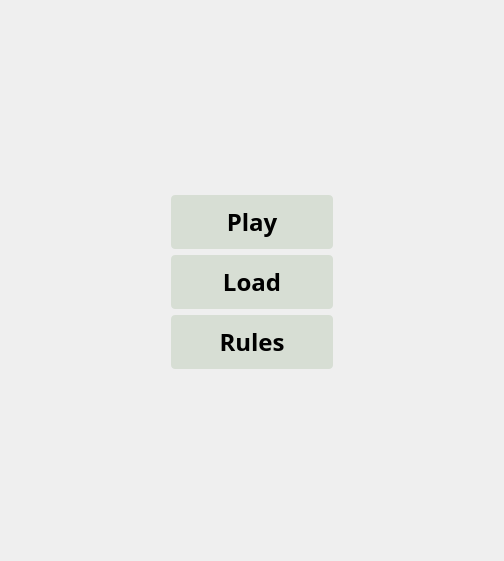
<?xml version="1.0" encoding="UTF-8"?>
<ui version="4.0">
 <class>EterClass</class>
 <widget class="QMainWindow" name="EterClass">
  <property name="geometry">
   <rect>
    <x>0</x>
    <y>0</y>
    <width>504</width>
    <height>561</height>
   </rect>
  </property>
  <property name="windowTitle">
    <string>Eter Game</string>
  </property>
  <property name="styleSheet">
    <string notr="true">
      QMainWindow {
      background: none;
      }
      QWidget#centralWidget {
      background-repeat: no-repeat;
      background-image: url(mainW.png);
      background-position: center;
      }
    </string>
  </property>
  <widget class="QWidget" name="centralWidget">
   <layout class="QVBoxLayout" name="centralLayout">
    <item>
     <spacer name="verticalSpacerTop">
      <property name="orientation">
       <enum>Qt::Vertical</enum>
      </property>
      <property name="sizeHint">
       <size>
        <width>200</width>
        <height>100</height>
       </size>
      </property>
     </spacer>
    </item>
    <item>
      
     <widget class="QGroupBox" name="groupBox">
       
      <property name="styleSheet">
       <string notr="true">
         QGroupBox{
         border:none;
         }
         QPushButton {
         color:black;
         background-color:rgba(205,215,200,0.7);
         margin:0 150px;
         padding:10px 0;
         border-radius:4px;
         font-size:24px;
         font-weight:700;
         font-family:Comfortaa;
         }
         QPushButton:hover{
         background-color:rgba(180,180,180,0.7);
         }
       </string>
      </property>
       
      <property name="title">
      </property>
       
       
      <layout class="QVBoxLayout" name="verticalLayout">
        
        
       <item>
        <widget class="QPushButton" name="playButton">
         <property name="text">
          <string>Play</string>
         </property>
        </widget>
       </item>
        
        
       <item>
        <widget class="QPushButton" name="loadButton">
         <property name="text">
          <string>Load</string>
         </property>
        </widget>
       </item>
        
        
       <item>
        <widget class="QPushButton" name="rulesButton">
         <property name="text">
          <string>Rules</string>
         </property>
        </widget>
       </item>
        
        
      </layout>
       
       
     </widget>
      
    </item>
     
    <item>
     <spacer name="verticalSpacerBottom">
      <property name="orientation">
       <enum>Qt::Vertical</enum>
      </property>
      <property name="sizeHint">
       <size>
        <width>20</width>
        <height>30</height>
       </size>
      </property>
     </spacer>
    </item>
     
     
   </layout>
  </widget>
 </widget>
 <resources>
  <include location="Eter.qrc"/>
 </resources>
 <connections/>
</ui>
